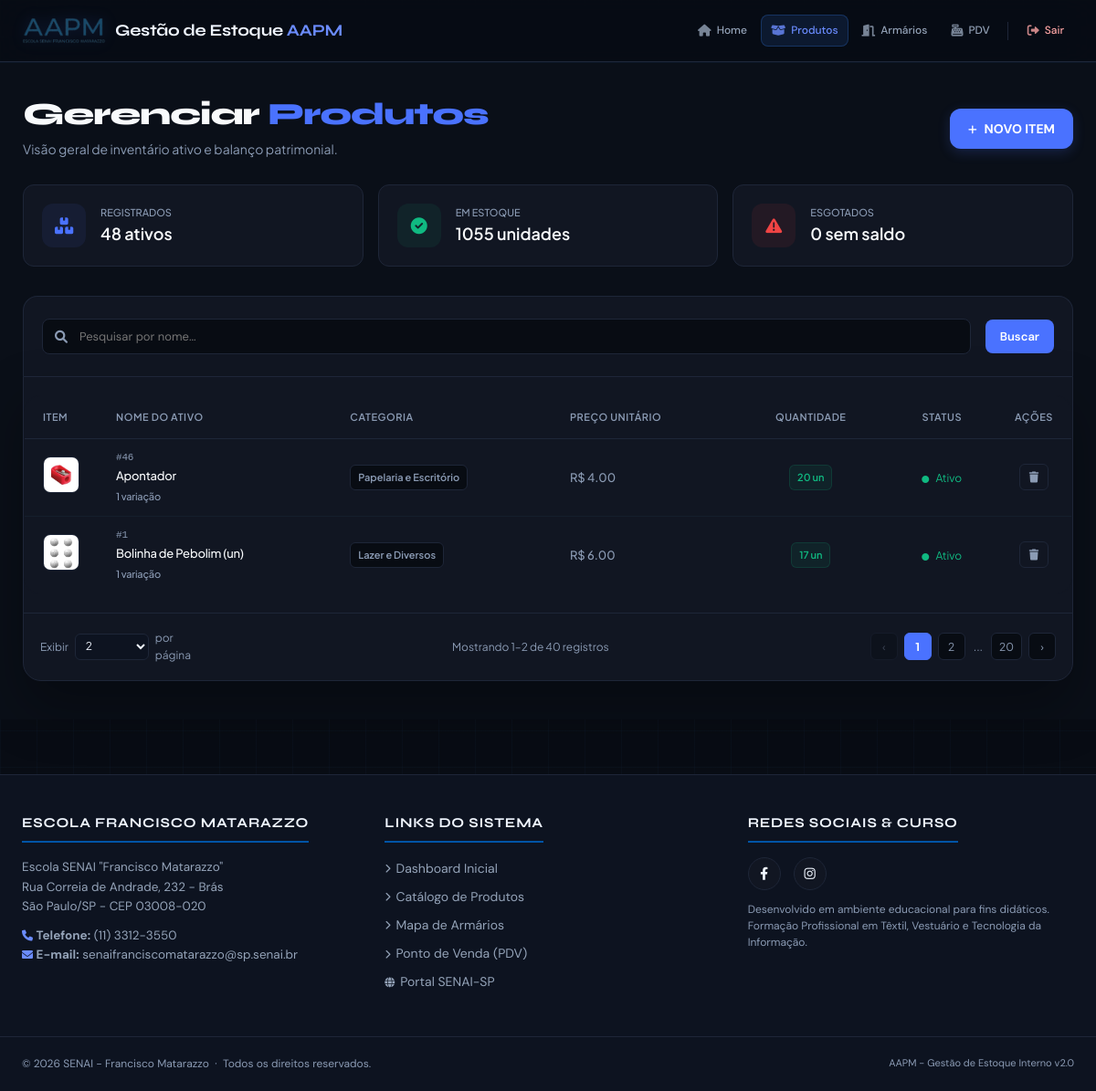
Page /produtos/ (signed in) on the committed database.
### app/models/produto.py (models this page shows, shortened)
class Produto(Base):
    __tablename__ = "produtos"
    id = Column(Integer, primary_key=True, autoincrement=True, index=True)
    nome = Column(String(150), nullable=False, index=True, unique=True)
    preco = Column(Float, nullable=False, default=0.0)
    ativo = Column(Boolean, default=True)
    imagem_path = Column(String(255), nullable=True)
    categoria_id = Column(Integer, ForeignKey("categorias.id", ondelete="SET NULL"), nullable=True)
    categoria = relationship("Categoria", back_populates="produtos")
    variacoes = relationship("Variacao", back_populates="produto", cascade="all, delete-orphan")
    @property
    def estoque_total(self) -> int:
        """Saldo consolidado de todas as variações do produto."""
        return sum(variacao.estoque_atual for variacao in self.variacoes)
    @property
    def estoque_total(self):
        """Quantidade disponível, calculada a partir das variações do produto."""
        return sum(variacao.estoque_atual or 0 for variacao in self.variacoes)

### app/models/categoria.py (models this page shows, shortened)
class Categoria(Base):
    __tablename__ = "categorias"
    id = Column(Integer, primary_key=True, index=True)
    nome = Column(String(50), unique=True, nullable=False)
    descricao = Column(String(255), nullable=True)
    ativa = Column(Boolean, default=True)
    produtos = relationship("Produto", back_populates="categoria")

### app/models/variacoes.py (models this page shows, shortened)
class Variacao(Base):
    __tablename__ = "variacoes"
    __table_args__ = (
        UniqueConstraint("produto_id", "tamanho", "cor", name="uq_variacao_produto_tamanho_cor"),
    )
    id = Column(Integer, primary_key=True, autoincrement=True, index=True)
    produto_id = Column(Integer, ForeignKey("produtos.id", ondelete="CASCADE"), nullable=False)
    tamanho = Column(String(10), nullable=False)  # Ex: 'P', 'M', 'G', 'GG'
    cor = Column(String(50), nullable=False)      # Ex: 'Azul', 'Preto'
    estoque_atual = Column(Integer, nullable=False, default=0)
    imagem_path = Column(String(255), nullable=True)
    produto = relationship("Produto", back_populates="variacoes")

### app/controllers/produto_controller.py (the view)
@router.get("/")
def listar_produtos(
    request: Request,
    busca: str = "",
    categoria_id: int = 0,
    pagina: int = 1,
    por_pagina: int = 40,
    db: Session = Depends(get_db),
    usuario = Depends(get_usuario_logado)
):
    query = db.query(Produto).filter(Produto.ativo == True)
    if busca:
        query = query.filter(Produto.nome.ilike(f"%{busca}%"))
    if categoria_id:
        query = query.filter(Produto.categoria_id == categoria_id)
    ordered_query = query.order_by(Produto.nome)
    if busca or categoria_id:
        produtos_lista = ordered_query.all()
        total_itens = len(produtos_lista)
        resultado = SimpleNamespace(
            itens=produtos_lista,
            atual=1,
            por_pagina=total_itens if total_itens > 0 else 1,  # Mostra todos em uma página
            total_itens=total_itens,
            total_paginas=1
        )
    else:
        resultado = paginar(ordered_query, pagina, por_pagina)
    filtered_query = query
    if busca or categoria_id:
        total_estoque = (
            db.query(func.coalesce(func.sum(Variacao.estoque_atual), 0))
            .join(Produto, Variacao.produto_id == Produto.id)
            .filter(Produto.id.in_([p.id for p in filtered_query.all()]))
            .scalar()
        )
        total_esgotados = (
            db.query(Produto.id)
            .outerjoin(Variacao)
            .filter(Produto.id.in_([p.id for p in filtered_query.all()]))
            .group_by(Produto.id)
            .having(func.coalesce(func.sum(Variacao.estoque_atual), 0) == 0)
            .count()
        )
    else:
        total_estoque = (
            db.query(func.coalesce(func.sum(Variacao.estoque_atual), 0))
            .join(Produto, Variacao.produto_id == Produto.id)
            .filter(Produto.ativo == True)
            .scalar()
        )
        total_esgotados = (
            db.query(Produto.id)
            .outerjoin(Variacao)
            .filter(Produto.ativo == True)
            .group_by(Produto.id)
            .having(func.coalesce(func.sum(Variacao.estoque_atual), 0) == 0)
            .count()
        )
    categorias = db.query(Categoria).filter(Categoria.ativa == True).all()
    return templates.TemplateResponse(
        request,
        "produtos/index.html",
        {
            "request":      request,
            "usuario":      usuario,
            "produtos":     resultado.itens,
            "categorias":   categorias,
            "busca":        busca,
            "categoria_id": categoria_id,
            "pagina":       resultado.atual,
            "por_pagina":   resultado.por_pagina,
            "total_paginas": resultado.total_paginas,
            "total_produtos": resultado.total_itens,
            "total_estoque": int(total_estoque),
            "total_esgotados": total_esgotados,
        }
    )

### app/templates/produtos/index.html (shortened to what this page needs)
{% extends "base.html" %}
{% from "components/pagination.html" import render as render_pagination with context %}
{% block content %}
<link rel="stylesheet" href="https://cdnjs.cloudflare.com/ajax/libs/font-awesome/6.0.0/css/all.min.css">
<div class="page-wrapper">
    <div class="catalog-container">
        <div style="display: flex; justify-content: space-between; align-items: center; margin-bottom: 28px;">
            <div>
                <h1 style="font-family: 'Syne', sans-serif; font-size: 34px; font-weight: 800; letter-spacing: -1px; color: var(--text-main); margin: 0 0 10px 0; line-height: 1;">
                    Gerenciar <span style="color: var(--accent);">Produtos</span>
                </h1>
                <p style="color: var(--text-muted); font-size: 14px; margin: 0;">
                    Visão geral de inventário ativo e balanço patrimonial.
                </p>
            </div>
            <a href="/produtos/novo" class="btn-add">
                <i class="fas fa-plus" style="font-size: 11px;"></i>
                <span>NOVO ITEM</span>
            </a>
        </div>
        <div class="metrics-grid">
            <div class="metric-card">
                <div class="metric-icon" style="background: rgba(74, 114, 255, 0.08); color: var(--accent);"><i class="fas fa-boxes-stacked"></i></div>
                <div>
                    <span style="display: block; color: var(--text-muted); font-size: 11px; text-transform: uppercase; font-weight: 500;">Registrados</span>
                    <strong style="color: var(--text-main); font-size: 18px; font-weight: 600;">{{ total_produtos }} ativos</strong>
                </div>
            </div>
            <div class="metric-card">
                <div class="metric-icon" style="background: rgba(16, 185, 129, 0.08); color: var(--success);"><i class="fas fa-circle-check"></i></div>
                <div>
                    <span style="display: block; color: var(--text-muted); font-size: 11px; text-transform: uppercase; font-weight: 500;">Em Estoque</span>
                    <strong style="color: var(--text-main); font-size: 18px; font-weight: 600;">{{ total_estoque }} unidades</strong>
                </div>
            </div>
            <div class="metric-card">
                <div class="metric-icon" style="background: rgba(239, 68, 68, 0.08); color: var(--danger);"><i class="fas fa-triangle-exclamation"></i></div>
                <div>
                    <span style="display: block; color: var(--text-muted); font-size: 11px; text-transform: uppercase; font-weight: 500;">Esgotados</span>
                    <strong style="color: var(--text-main); font-size: 18px; font-weight: 600;">{{ total_esgotados }} sem saldo</strong>
                </div>
            </div>
        </div>
        <form class="search-bar-container" method="get" action="/produtos">
            <div class="search-wrapper">
                    <i class="fas fa-magnifying-glass"></i>
                    <input id="tableSearch" type="search" name="busca" value="{{ busca }}" class="search-input" placeholder="Pesquisar por nome...">
                </div>
            <button type="submit" class="btn-action-edit">Buscar</button>
        </form>
        <div class="table-card">
            <div style="overflow-x: auto;">
                <table class="custom-table" id="productsTable">
                    <thead>
                        <tr>
                            <th style="width: 70px;">Item</th>
                            <th>Nome do Ativo</th>
                            <th>Categoria</th>
                            <th>Preço Unitário</th>
                            <th style="text-align: center;">Quantidade</th>
                            <th style="text-align: center;">Status</th>
                            <th style="text-align: center; width: 80px;" onclick="event.stopPropagation();">Ações</th>
                        </tr>
                    </thead>
                    <tbody>
                        {% for produto in produtos %}
                        <tr class="prod-row" data-nome="{{ produto.nome }}" onclick="window.location.href='/produtos/{{ produto.id }}/editar'">
                            <td>
                                <img src="{{ produto.imagem_url }}" alt="{{ produto.nome }}" style="width: 40px; height: 40px; border-radius: 8px; object-fit: cover; border: 1px solid var(--border); background: var(--bg-input);">
                            </td>
                            <td style="font-weight: 500; letter-spacing: -0.2px;">
                                <span style="color: var(--text-muted); font-size: 11px; font-family: monospace; display: block;">#{{ produto.id }}</span>
                                {{ produto.nome }}
                                <div style="font-size: 11px; color: var(--text-muted); margin-top: 4px;">{{ produto.variacoes|length }} variação{% if produto.variacoes|length != 1 %}es{% endif %}</div>
                            </td>
                            <td>
                                <span class="badge badge-category">
                                    {% if produto.categoria %}{{ produto.categoria.nome }}{% else %}—{% endif %}
                                </span>
                            </td>
                            <td style="color: var(--text-muted); font-weight: 500;">
                                R$ {{ "%.2f"|format(produto.preco) }}
                            </td>
                            <td style="text-align: center;">
                                {% if produto.estoque_total == 0 %}
                                <span class="badge badge-danger">0 un</span>
                                {% elif produto.estoque_total < 10 %}
                                <span class="badge badge-warning">{{ produto.estoque_total }} un</span>
                                {% else %}
                                <span class="badge badge-success">{{ produto.estoque_total }} un</span>
                                {% endif %}
                            </td>
                            <td style="text-align: center;">
                                {% if produto.ativo %}
                                <span style="color: var(--success); font-size: 12px;"><i class="fas fa-circle" style="font-size: 8px; margin-right: 5px;"></i> Ativo</span>
                                {% else %}
                                <span style="color: var(--text-muted); font-size: 12px;"><i class="fas fa-circle" style="font-size: 8px; margin-right: 5px;"></i> Inativo</span>
                                {% endif %}
                            </td>
                            <td style="text-align: center;" onclick="event.stopPropagation();">
                                <div style="display: inline-flex; gap: 6px;">
                                    <form method="POST" action="/produtos/{{ produto.id }}/desativar" style="display: inline;">
                                        <button type="button" class="btn-action-disable" title="Remover item" onclick="abrirModalConfirmacao(null, '/produtos/{{ produto.id }}/desativar', '{{ produto.nome }}');">
                                            <i class="fas fa-trash"></i>
                                        </button>
                                    </form>
                                </div>
                            </td>
                        </tr>
                        {% endfor %}
                    </tbody>
                </table>
            </div>
            {{ render_pagination(pagina, por_pagina, total_produtos, total_paginas, 'produtos') }}
        </div>
    </div>
</div>
{% endblock %}

### app/templates/base.html (style rules this page uses)
:root { --bg-base: #080c14; --bg-surface: #0d1320; --bg-card: #111827; --bg-card-hover: #161f30; --border: rgba(99, 179, 237, 0.1); --border-hover: rgba(99, 179, 237, 0.28); --accent: #3b82f6; --accent-glow: rgba(59, 130, 246, 0.35); --accent-light: #60a5fa; --red: #ef4444; --red-glow: rgba(239, 68, 68, 0.3); --text-primary: #f0f6ff; --text-secondary: #94a3b8; --text-muted: #475569; --header-h: 68px; --radius: 12px; --radius-lg: 18px; --transition: 0.22s cubic-bezier(0.4, 0, 0.2, 1); --senai-blue: #0054a6; --senai-yellow: #ffcb05; }
*, *::before, *::after { margin: 0; padding: 0; box-sizing: border-box; }
html { scroll-behavior: smooth; max-width: 100%; overflow-x: hidden; }
body { font-family: 'DM Sans', sans-serif; background-color: var(--bg-base); color: var(--text-primary); line-height: 1.6; min-height: 100vh; display: flex; flex-direction: column; width: 100%; max-width: 100%; overflow-x: hidden; background-image: linear-gradient(rgba(59, 130, 246, 0.03) 1px, transparent 1px), linear-gradient(90deg, rgba(59, 130, 246, 0.03) 1px, transparent 1px); background-size: 40px 40px; }
h1 { font-family: 'Syne', sans-serif; font-size: 18px; font-weight: 700; letter-spacing: -0.3px; color: var(--text-primary); white-space: nowrap; }
h1 span { color: var(--accent-light); }
main>* { min-width: 0; max-width: 100%; }
button, .btn { font-family: 'DM Sans', sans-serif; background: var(--accent); color: #fff; padding: 10px 22px; border: none; border-radius: 8px; cursor: pointer; font-weight: 600; font-size: 14px; transition: all var(--transition); position: relative; overflow: hidden; }
input, textarea, select { width: 100%; padding: 10px 14px; margin: 8px 0; background: var(--bg-card); border: 1px solid var(--border); border-radius: 8px; color: var(--text-primary); font-family: 'DM Sans', sans-serif; font-size: 14px; transition: border-color var(--transition), box-shadow var(--transition); outline: none; }
table { width: 100%; border-collapse: collapse; background: var(--bg-card); margin: 20px 0; border-radius: var(--radius-lg); overflow: hidden; border: 1px solid var(--border); }
table th { background: rgba(59, 130, 246, 0.08); color: var(--accent-light); padding: 14px 18px; text-align: left; font-size: 11px; font-weight: 700; text-transform: uppercase; letter-spacing: 0.08em; border-bottom: 1px solid var(--border); }
table td { padding: 13px 18px; border-bottom: 1px solid rgba(99, 179, 237, 0.05); color: var(--text-secondary); font-size: 14px; }
main>* { animation: fadeUp 0.4s ease both; }

### rows in the picture
Produto: imagem_url (picture), id "46", nome "Apontador", variacoes|length "1", categoria.nome "Papelaria e Escritório", preco "4.00", estoque_total "20", ativo True (drawn)
Produto: imagem_url (picture), id "1", nome "Bolinha de Pebolim (un)", variacoes|length "1", categoria.nome "Lazer e Diversos", preco "6.00", estoque_total "17", ativo True (drawn)

### other values in the picture
{{ total_produtos }} "48"
{{ total_estoque }} "1055"
{{ total_esgotados }} "0"
form field por_pagina "2"
